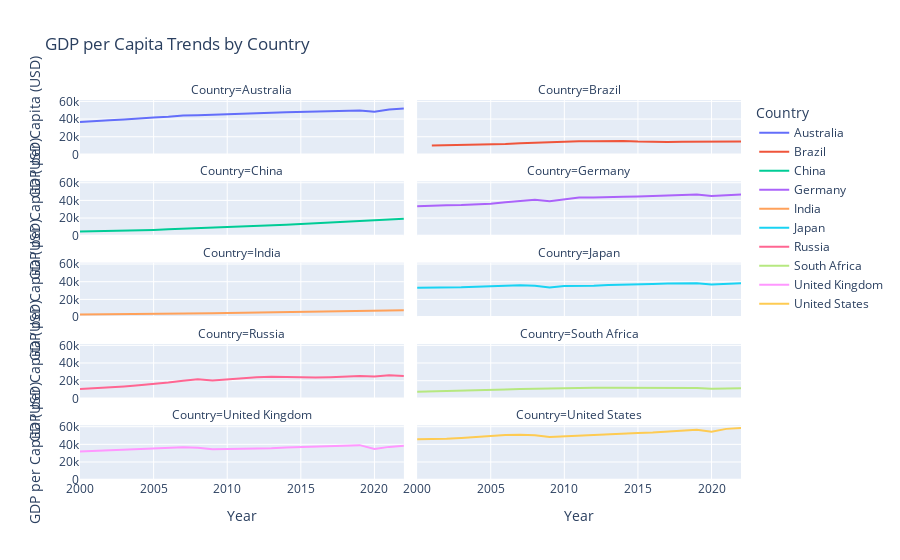

Here is the notebook cell this chart was saved with:
### Code cell
# Create a facet line chart for selected countries
fig = px.line(
    filtered_data,
    x="Year",
    y="GDP_per_capita",
    color="Country",
    facet_col="Country",
    facet_col_wrap=2,
    title="GDP per Capita Trends by Country",
    labels={"GDP_per_capita": "GDP per Capita (USD)", "Year": "Year"},
    template="plotly"
)
fig.show()

### Figure 1 — Plotly figure (JSON) as saved in the notebook; plotly's stock layout.template omitted (floating-point values rounded to 4 significant figures)
{"data": [{"hovertemplate": "Country=Australia<br>Year=%{x}<br>GDP per Capita (USD)=%{y}<extra></extra>", "legendgroup": "Australia", "line": {"color": "#636efa", "dash": "solid"}, "marker": {"symbol": "circle"}, "mode": "lines", "name": "Australia", "orientation": "v", "showlegend": true, "type": "scatter", "x": [2000, 2001, 2002, 2003, 2004, 2005, 2006, 2007, 2008, 2009, 2010, 2011, 2012, 2013, 2014, 2015, 2016, 2017, 2018, 2019, 2020, 2021, 2022], "xaxis": "x9", "y": [36600.0, 37280.0, 38570.0, 39520.0, 40890.0, 41900.0, 42650.0, 44030.0, 44420.0, 44690.0, 45400.0, 46132, 47050.0, 47260.0, 47750.0, 48150.0, 48680.0, 49000.0, 49610.0, 49810.0, 48270.0, 50700.0, 52050.0], "yaxis": "y9"}, {"hovertemplate": "Country=Brazil<br>Year=%{x}<br>GDP per Capita (USD)=%{y}<extra></extra>", "legendgroup": "Brazil", "line": {"color": "#EF553B", "dash": "solid"}, "marker": {"symbol": "circle"}, "mode": "lines", "name": "Brazil", "orientation": "v", "showlegend": true, "type": "scatter", "x": [2001, 2002, 2003, 2004, 2005, 2006, 2007, 2008, 2009, 2010, 2011, 2012, 2013, 2014, 2015, 2016, 2017, 2018, 2019, 2020, 2021, 2022], "xaxis": "x10", "y": [9953.0, 10250.0, 10350.0, 10950.0, 11310.0, 11770.0, 12500.0, 13160.0, 13180.0, 14220.0, 14831, 14990.0, 15310.0, 15250.0, 14580.0, 13990.0, 14060.0, 14200.0, 14260.0, 13690.0, 14290.0, 14640.0], "yaxis": "y10"}, {"hovertemplate": "Country=China<br>Year=%{x}<br>GDP per Capita (USD)=%{y}<extra></extra>", "legendgroup": "China", "line": {"color": "#00cc96", "dash": "solid"}, "marker": {"symbol": "circle"}, "mode": "lines", "name": "China", "orientation": "v", "showlegend": true, "type": "scatter", "x": [2000, 2001, 2002, 2003, 2004, 2005, 2006, 2007, 2008, 2009, 2010, 2011, 2012, 2013, 2014, 2015, 2016, 2017, 2018, 2019, 2020, 2021, 2022], "xaxis": "x7", "y": [4730.0, 4995.0, 5343.0, 5649.0, 6068.0, 6627.0, 7271.0, 7896.0, 8190.0, 8734.0, 9658.0, 10221, 10950.0, 11730.0, 12520.0, 13330.0, 14140.0, 15030.0, 15980.0, 16880.0, 17230.0, 18670.0, 19240.0], "yaxis": "y7"}, {"hovertemplate": "Country=Germany<br>Year=%{x}<br>GDP per Capita (USD)=%{y}<extra></extra>", "legendgroup": "Germany", "line": {"color": "#ab63fa", "dash": "solid"}, "marker": {"symbol": "circle"}, "mode": "lines", "name": "Germany", "orientation": "v", "showlegend": true, "type": "scatter", "x": [2000, 2001, 2002, 2003, 2004, 2005, 2006, 2007, 2008, 2009, 2010, 2011, 2012, 2013, 2014, 2015, 2016, 2017, 2018, 2019, 2020, 2021, 2022], "xaxis": "x8", "y": [33370.0, 34260.0, 34590.0, 34720.0, 35530.0, 36210.0, 38010.0, 39750.0, 40720.0, 38960.0, 41110.0, 43189, 43290.0, 43360.0, 44130.0, 44410.0, 45030.0, 46070.0, 46380.0, 46760.0, 45000.0, 46160.0, 46650.0], "yaxis": "y8"}, {"hovertemplate": "Country=India<br>Year=%{x}<br>GDP per Capita (USD)=%{y}<extra></extra>", "legendgroup": "India", "line": {"color": "#FFA15A", "dash": "solid"}, "marker": {"symbol": "circle"}, "mode": "lines", "name": "India", "orientation": "v", "showlegend": true, "type": "scatter", "x": [2000, 2001, 2002, 2003, 2004, 2005, 2006, 2007, 2008, 2009, 2010, 2011, 2012, 2013, 2014, 2015, 2016, 2017, 2018, 2019, 2020, 2021, 2022], "xaxis": "x5", "y": [2753.0, 2838.0, 2871.0, 3036.0, 3213.0, 3397.0, 3629.0, 3871.0, 4031.0, 4271.0, 4526.0, 4768, 4982.0, 5224.0, 5524.0, 5870.0, 6326.0, 6639.0, 7046.0, 7294.0, 6731.0, 7315.0, 7766.0], "yaxis": "y5"}, {"hovertemplate": "Country=Japan<br>Year=%{x}<br>GDP per Capita (USD)=%{y}<extra></extra>", "legendgroup": "Japan", "line": {"color": "#19d3f3", "dash": "solid"}, "marker": {"symbol": "circle"}, "mode": "lines", "name": "Japan", "orientation": "v", "showlegend": true, "type": "scatter", "x": [2000, 2001, 2002, 2003, 2004, 2005, 2006, 2007, 2008, 2009, 2010, 2011, 2012, 2013, 2014, 2015, 2016, 2017, 2018, 2019, 2020, 2021, 2022], "xaxis": "x6", "y": [33210.0, 33250.0, 33200.0, 33620.0, 34310.0, 34860.0, 35330.0, 35890.0, 35500.0, 33590.0, 35010.0, 34979, 35540.0, 36310.0, 36440.0, 37050.0, 37380.0, 38080.0, 38400.0, 38330.0, 36830.0, 37680.0, 38270.0], "yaxis": "y6"}, {"hovertemplate": "Country=Russia<br>Year=%{x}<br>GDP per Capita (USD)=%{y}<extra></extra>", "legendgroup": "Russia", "line": {"color": "#FF6692", "dash": "solid"}, "marker": {"symbol": "circle"}, "mode": "lines", "name": "Russia", "orientation": "v", "showlegend": true, "type": "scatter", "x": [2000, 2001, 2002, 2003, 2004, 2005, 2006, 2007, 2008, 2009, 2010, 2011, 2012, 2013, 2014, 2015, 2016, 2017, 2018, 2019, 2020, 2021, 2022], "xaxis": "x3", "y": [10550.0, 11390.0, 12260.0, 13520.0, 14880.0, 16240.0, 18010.0, 20020.0, 21560.0, 20340.0, 21740.0, 23130, 24020.0, 24390.0, 24140.0, 23610.0, 23610.0, 24010.0, 24690.0, 25240.0, 24630.0, 26120.0, 25440.0], "yaxis": "y3"}, {"hovertemplate": "Country=South Africa<br>Year=%{x}<br>GDP per Capita (USD)=%{y}<extra></extra>", "legendgroup": "South Africa", "line": {"color": "#B6E880", "dash": "solid"}, "marker": {"symbol": "circle"}, "mode": "lines", "name": "South Africa", "orientation": "v", "showlegend": true, "type": "scatter", "x": [2000, 2001, 2002, 2003, 2004, 2005, 2006, 2007, 2008, 2009, 2010, 2011, 2012, 2013, 2014, 2015, 2016, 2017, 2018, 2019, 2020, 2021, 2022], "xaxis": "x4", "y": [7583.0, 7840.0, 8171.0, 8451.0, 8878.0, 9394.0, 9978.0, 10580.0, 10980.0, 10870.0, 11320.0, 11838, 11940.0, 12050.0, 12030.0, 12010.0, 11910.0, 11870.0, 11870.0, 11740.0, 10840.0, 11270.0, 11420.0], "yaxis": "y4"}, {"hovertemplate": "Country=United Kingdom<br>Year=%{x}<br>GDP per Capita (USD)=%{y}<extra></extra>", "legendgroup": "United Kingdom", "line": {"color": "#FF97FF", "dash": "solid"}, "marker": {"symbol": "circle"}, "mode": "lines", "name": "United Kingdom", "orientation": "v", "showlegend": true, "type": "scatter", "x": [2000, 2001, 2002, 2003, 2004, 2005, 2006, 2007, 2008, 2009, 2010, 2011, 2012, 2013, 2014, 2015, 2016, 2017, 2018, 2019, 2020, 2021, 2022], "xaxis": "x", "y": [31950.0, 32660.0, 33270.0, 34230.0, 34870.0, 35620.0, 36210.0, 36820.0, 36260.0, 34400.0, 34750.0, 34971, 35240.0, 35660.0, 36520.0, 37100.0, 37590.0, 38280.0, 38700.0, 39110.0, 34650.0, 37130.0, 38410.0], "yaxis": "y"}, {"hovertemplate": "Country=United States<br>Year=%{x}<br>GDP per Capita (USD)=%{y}<extra></extra>", "legendgroup": "United States", "line": {"color": "#FECB52", "dash": "solid"}, "marker": {"symbol": "circle"}, "mode": "lines", "name": "United States", "orientation": "v", "showlegend": true, "type": "scatter", "x": [2000, 2001, 2002, 2003, 2004, 2005, 2006, 2007, 2008, 2009, 2010, 2011, 2012, 2013, 2014, 2015, 2016, 2017, 2018, 2019, 2020, 2021, 2022], "xaxis": "x2", "y": [45890.0, 45880.0, 46270.0, 47160.0, 48490.0, 49650.0, 50490.0, 50900.0, 50280.0, 48450.0, 49270.0, 49675, 50440.0, 51010.0, 51800.0, 52810.0, 53300.0, 54150.0, 55450.0, 56470.0, 54380.0, 57520.0, 58490.0], "yaxis": "y2"}], "layout": {"annotations": [{"font": {}, "showarrow": false, "text": "Country=United Kingdom", "x": 0.245, "xanchor": "center", "xref": "paper", "y": 0.144, "yanchor": "bottom", "yref": "paper"}, {"font": {}, "showarrow": false, "text": "Country=United States", "x": 0.755, "xanchor": "center", "xref": "paper", "y": 0.144, "yanchor": "bottom", "yref": "paper"}, {"font": {}, "showarrow": false, "text": "Country=Russia", "x": 0.245, "xanchor": "center", "xref": "paper", "y": 0.358, "yanchor": "bottom", "yref": "paper"}, {"font": {}, "showarrow": false, "text": "Country=South Africa", "x": 0.755, "xanchor": "center", "xref": "paper", "y": 0.358, "yanchor": "bottom", "yref": "paper"}, {"font": {}, "showarrow": false, "text": "Country=India", "x": 0.245, "xanchor": "center", "xref": "paper", "y": 0.572, "yanchor": "bottom", "yref": "paper"}, {"font": {}, "showarrow": false, "text": "Country=Japan", "x": 0.755, "xanchor": "center", "xref": "paper", "y": 0.572, "yanchor": "bottom", "yref": "paper"}, {"font": {}, "showarrow": false, "text": "Country=China", "x": 0.245, "xanchor": "center", "xref": "paper", "y": 0.786, "yanchor": "bottom", "yref": "paper"}, {"font": {}, "showarrow": false, "text": "Country=Germany", "x": 0.755, "xanchor": "center", "xref": "paper", "y": 0.786, "yanchor": "bottom", "yref": "paper"}, {"font": {}, "showarrow": false, "text": "Country=Australia", "x": 0.245, "xanchor": "center", "xref": "paper", "y": 1, "yanchor": "bottom", "yref": "paper"}, {"font": {}, "showarrow": false, "text": "Country=Brazil", "x": 0.755, "xanchor": "center", "xref": "paper", "y": 1, "yanchor": "bottom", "yref": "paper"}], "autosize": true, "legend": {"title": {"text": "Country"}, "tracegroupgap": 0}, "title": {"text": "GDP per Capita Trends by Country"}, "xaxis": {"anchor": "y", "autorange": true, "domain": [0, 0.49], "range": [2000, 2022], "title": {"text": "Year"}, "type": "linear"}, "xaxis10": {"anchor": "y10", "autorange": true, "domain": [0.51, 1], "matches": "x", "range": [2000, 2022], "showticklabels": false, "type": "linear"}, "xaxis2": {"anchor": "y2", "autorange": true, "domain": [0.51, 1], "matches": "x", "range": [2000, 2022], "title": {"text": "Year"}, "type": "linear"}, "xaxis3": {"anchor": "y3", "autorange": true, "domain": [0, 0.49], "matches": "x", "range": [2000, 2022], "showticklabels": false, "type": "linear"}, "xaxis4": {"anchor": "y4", "autorange": true, "domain": [0.51, 1], "matches": "x", "range": [2000, 2022], "showticklabels": false, "type": "linear"}, "xaxis5": {"anchor": "y5", "autorange": true, "domain": [0, 0.49], "matches": "x", "range": [2000, 2022], "showticklabels": false, "type": "linear"}, "xaxis6": {"anchor": "y6", "autorange": true, "domain": [0.51, 1], "matches": "x", "range": [2000, 2022], "showticklabels": false, "type": "linear"}, "xaxis7": {"anchor": "y7", "autorange": true, "domain": [0, 0.49], "matches": "x", "range": [2000, 2022], "showticklabels": false, "type": "linear"}, "xaxis8": {"anchor": "y8", "autorange": true, "domain": [0.51, 1], "matches": "x", "range": [2000, 2022], "showticklabels": false, "type": "linear"}, "xaxis9": {"anchor": "y9", "autorange": true, "domain": [0, 0.49], "matches": "x", "range": [2000, 2022], "showticklabels": false, "type": "linear"}, "yaxis": {"anchor": "x", "autorange": true, "domain": [0, 0.144], "range": [-343.3, 61580.0], "title": {"text": "GDP per Capita (USD)"}, "type": "linear"}, "yaxis10": {"anchor": "x10", "autorange": true, "domain": [0.856, 1], "matches": "y", "range": [-343.3, 61580.0], "showticklabels": false, "type": "linear"}, "yaxis2": {"anchor": "x2", "autorange": true, "domain": [0, 0.144], "matches": "y", "range": [-343.3, 61580.0], "showticklabels": false, "type": "linear"}, "yaxis3": {"anchor": "x3", "autorange": true, "domain": [0.214, 0.358], "matches": "y", "range": [-343.3, 61580.0], "title": {"text": "GDP per Capita (USD)"}, "type": "linear"}, "yaxis4": {"anchor": "x4", "autorange": true, "domain": [0.214, 0.358], "matches": "y", "range": [-343.3, 61580.0], "showticklabels": false, "type": "linear"}, "yaxis5": {"anchor": "x5", "autorange": true, "domain": [0.428, 0.572], "matches": "y", "range": [-343.3, 61580.0], "title": {"text": "GDP per Capita (USD)"}, "type": "linear"}, "yaxis6": {"anchor": "x6", "autorange": true, "domain": [0.428, 0.572], "matches": "y", "range": [-343.3, 61580.0], "showticklabels": false, "type": "linear"}, "yaxis7": {"anchor": "x7", "autorange": true, "domain": [0.642, 0.786], "matches": "y", "range": [-343.3, 61580.0], "title": {"text": "GDP per Capita (USD)"}, "type": "linear"}, "yaxis8": {"anchor": "x8", "autorange": true, "domain": [0.642, 0.786], "matches": "y", "range": [-343.3, 61580.0], "showticklabels": false, "type": "linear"}, "yaxis9": {"anchor": "x9", "autorange": true, "domain": [0.856, 1], "matches": "y", "range": [-343.3, 61580.0], "title": {"text": "GDP per Capita (USD)"}, "type": "linear"}}}
